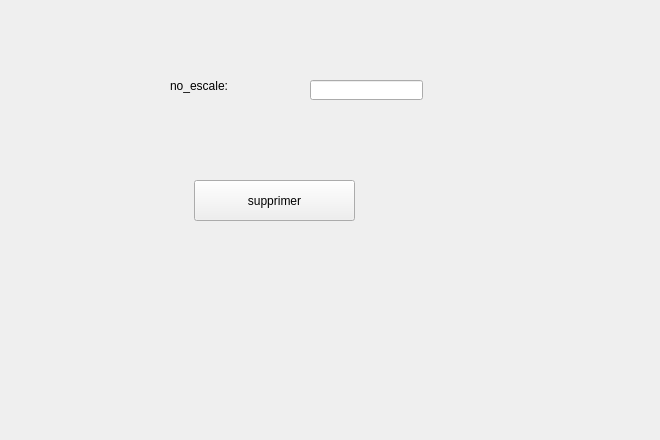
      <widget class="QWidget" name="tab_9">
       <attribute name="title">
        <string>supprimer</string>
       </attribute>
       <widget class="QLabel" name="label_22">
        <property name="geometry">
         <rect>
          <x>0</x>
          <y>-10</y>
          <width>651</width>
          <height>431</height>
         </rect>
        </property>
        <property name="text">
         <string/>
        </property>
        <property name="pixmap">
         <pixmap>../../avis-lufthansa-vol-inde.jpg</pixmap>
        </property>
       </widget>
       <widget class="QLabel" name="label_33">
        <property name="geometry">
         <rect>
          <x>170</x>
          <y>50</y>
          <width>151</width>
          <height>71</height>
         </rect>
        </property>
        <property name="text">
         <string>no_escale:</string>
        </property>
       </widget>
       <widget class="QLineEdit" name="lineEdit_24">
        <property name="geometry">
         <rect>
          <x>310</x>
          <y>80</y>
          <width>113</width>
          <height>20</height>
         </rect>
        </property>
       </widget>
       <widget class="QPushButton" name="pushButton_suppes">
        <property name="geometry">
         <rect>
          <x>194</x>
          <y>180</y>
          <width>161</width>
          <height>41</height>
         </rect>
        </property>
        <property name="text">
         <string>supprimer</string>
        </property>
        <property name="icon">
         <iconset>
          <normaloff>../../a/img/24474973_1653099084782906_654604650_o.png</normaloff>../../a/img/24474973_1653099084782906_654604650_o.png</iconset>
        </property>
       </widget>
      </widget>
